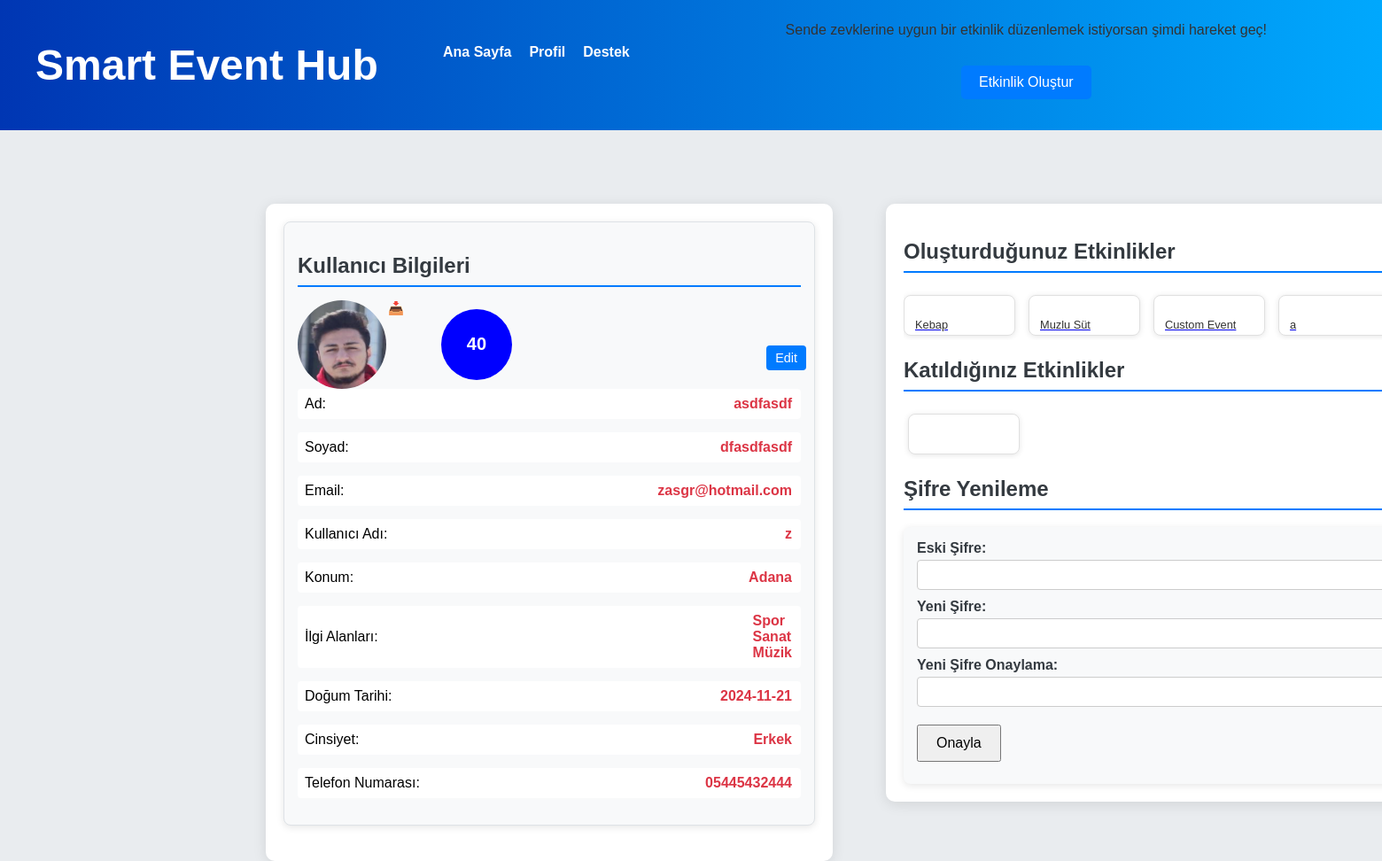
Screenshot of /profile (signed in) with the database file from the repository.
### tables this page shows
CREATE TABLE users (
        ID INTEGER PRIMARY KEY AUTOINCREMENT,
        username TEXT NOT NULL UNIQUE,
        password TEXT NOT NULL,
        email TEXT NOT NULL UNIQUE,
        location TEXT NOT NULL,
        interests TEXT NOT NULL,
        first_name TEXT NOT NULL,
        last_name TEXT NOT NULL,
        birth_date TEXT NOT NULL,
        gender TEXT NOT NULL,
        phone_number TEXT NOT NULL UNIQUE,
        profile_photo TEXT NOT NULL,
        status TEXT NOT NULL DEFAULT 'user'
    );

CREATE TABLE events (
        ID INTEGER PRIMARY KEY AUTOINCREMENT,
        event_name TEXT NOT NULL,
        description TEXT NOT NULL,
        startDate TEXT NOT NULL,
        finishDate TEXT NOT NULL,
        startTime TEXT NOT NULL,
        finishTime TEXT NOT NULL,
        duration TEXT NOT NULL,
        city TEXT NOT NULL,        
        address TEXT NOT NULL,        
        category TEXT NOT NULL,
        creator_username TEXT NOT NULL,
        isApproved BOOLEAN DEFAULT FALSE NOT NULL
    );

### app.py (the view)
@app.route('/profile')
def profile():
    user_data = session.get('user')
    if user_data:
        print(f"User Data: {user_data}")
        interests = user_data.get('interests', [])
        if isinstance(interests, list):
            interests_list = interests
        else:
            interests_list = interests.split(', ') if interests else []
        username = user_data.get('username')
        user_events = get_created_events_by_username(username)
        attended_events = get_user_events(get_user_id_by_username(username))
        user_score = get_user_score(get_user_id_by_username(username))
        return render_template('userProfile.html', user=user_data, interests=interests_list, user_events=user_events, attended_events = attended_events, score=user_score)
    else:
        flash('Lütfen önce giriş yapın!')
        return redirect(url_for('login_form'))

### database.py (called while the page is built)
def get_db_connection():
    conn = sqlite3.connect(DATABASE)
    conn.row_factory = sqlite3.Row
    return conn

def get_user_score(user_id):
    conn = sqlite3.connect(DATABASE)
    cursor = conn.cursor()
    try:
        cursor.execute('''
            SELECT points FROM scores
            WHERE user_ID = ?
        ''', (user_id,))
        result = cursor.fetchone()
        if result:
            return result[0]
        else:
            return 0
    except Exception as e:
        print(f"Bir hata oluştu: {e}")
        return None
    finally:
        conn.close()

def get_user_id_by_username(username):
    conn = sqlite3.connect(DATABASE)
    cursor = conn.cursor()
    cursor.execute("SELECT ID FROM users WHERE username = ?", (username,))
    user = cursor.fetchone()
    if user:
        return user[0]
    else:
        return None
    conn.close()

def get_created_events_by_username(username):
    conn = get_db_connection()
    cursor = conn.cursor()
    cursor.execute('''
        SELECT * FROM events WHERE creator_username = ?
    ''', (username,))
    events = cursor.fetchall()
    conn.close()
    return events

### templates/userProfile.html (shortened to what this page needs)
<!DOCTYPE html>
<html lang="tr">
<head>
    <link rel="stylesheet" href="{{ url_for('static', filename='css/user_style.css') }}">
</head>
<body>
        {% include 'header.html' %}
        <div class="info-container">
        <section class="user-info">
            <h2>Kullanıcı Bilgileri</h2>
            <button class="edit" onclick="redirectToEditProfile()">Edit</button>
            <div class="user-details">
                <div class="profile-picture-container">
                    <img src="{{ url_for('static', filename=user.profile_photo) }}" alt="Profil Fotoğrafı" class="profile-picture">
                    <button class="update-picture-btn" onclick="triggerFileInput()">📥</button>
                    <div class="rating-circle">
                        <span class="rating-text"> {{ score }} </span>
                    </div>
                </div>
                <div class="user-details">
                    <div class="user-info-item">
                        <p>Ad: <span class="highlight" id="first-name">{{ user.first_name }}</span></p>
                    </div>
                    <div class="user-info-item">
                        <p>Soyad: <span class="highlight" id="last-name">{{ user.last_name }}</span></p>
                    </div>
                    <div class="user-info-item">
                        <p>Email: <span class="highlight " id="email">{{ user.email }}</span></p>
                    </div>
                    <div class="user-info-item">
                        <p>Kullanıcı Adı: <span class="highlight" id="username">{{ user.username }}</span></p>
                    </div>
                    <div class="user-info-item">
                        <p>Konum: <span class="highlight" id="location">{{ user.location }}</span></p>
                    </div>
                    <div class="user-info-item">
                    <p>İlgi Alanları:
                    <span class="highlight" id="interests-display">
                        {% for interest in interests %}
                            {{ interest }}<br>
                        {% endfor %}
                    </span>
                </p>
                    </div>
                    <div class="user-info-item">
                        <p>Doğum Tarihi: <span class="highlight" id="birth-date">{{ user.birthday }}</span></p>
                    </div>
                    <div class="user-info-item">
                        <p>Cinsiyet: <span class="highlight" id="gender">{{ user.gender }}</span></p>
                    </div>
                    <div class="user-info-item">
                        <p>Telefon Numarası: <span class="highlight" id="phone-number">{{ user.phone_number }}</span></p>
                    </div>
                </div>
            </div>
        </section>
    </div>
    <div class="event-container">
        <h2>Oluşturduğunuz Etkinlikler</h2>
            <div class="event-list">
                {% for event in user_events %}
                    <a href="{{ url_for('event_detail', event_id=event.id) }}" class="link">
                        <div class="event-card">
                                <h3 class="event-title">{{ event['event_name'] }}</h3>
                        </div>
                    </a>
                {% else %}
                    <p>Oluşturduğunuz bir etkinlik bulunmamaktadır.</p>
                {% endfor %}
            </div>
        <h2>Katıldığınız Etkinlikler</h2>
                <div class="event-list">
                {% for event in attended_events %}
                    <a href="{{ url_for('event_detail', event_id=event.id) }}" class="link">
                        <div class="event-card">
                        </div>
                    </a>
                {% else %}
                    <p>Katıldığınız bir etkinlik bulunmamaktadır.</p>
                {% endfor %}
            </div>
        <h2>Şifre Yenileme</h2>
        <div class="password-reset">
            <div>
                <label for="old-password">Eski Şifre:</label>
                <input type="password" id="old-password" name="old-password">
            </div>
            <div>
                <label for="new-password">Yeni Şifre:</label>
                <input type="password" id="new-password" name="new-password">
            </div>
            <div>
                <label for="confirm-new-password">Yeni Şifre Onaylama:</label>
                <input type="password" id="confirm-new-password" name="confirm-new-password">
            </div>
            <div>
                <button class="resetPassword" onclick="resetPassword()">Onayla</button>
            </div>
        </div>
    </div>
</body>
</html>

### static/css/user_style.css (style rules this page uses)
body { font-family: 'Arial', sans-serif; background-color: #e9ecef; margin: 0; padding: 15px; }
.info-container, .event-container { width: 600px; margin: 30px auto; padding: 20px; background-color: #ffffff; border-radius: 10px; box-shadow: 0 3px 15px rgba(0, 0, 0, 0.1); position: absolute; }
.info-container { top: 200px; left: 300px; }
.event-container { top: 200px; left: 1000px; }
.user-info { margin-bottom: 20px; padding: 15px; border-radius: 8px; background-color: #f8f9fa; border: 1px solid #dee2e6; box-shadow: 0 2px 8px rgba(0, 0, 0, 0.1); }
.user-info h2 { color: #343a40; font-size: 1.5em; border-bottom: 2px solid #007bff; padding-bottom: 8px; margin-bottom: 15px; }
.user-info p { display: flex; justify-content: space-between; align-items: center; margin: 8px 0; padding: 8px; background: #ffffff; border-radius: 4px; transition: background-color 0.3s; }
.highlight { font-weight: bold; color: #dc3545; }
h2 { color: #343a40; font-size: 1.5em; border-bottom: 2px solid #007bff; padding-bottom: 8px; }
.edit { position: absolute; top: 150px; right: 30px; padding: 6px 10px; background-color: #007bff; color: white; border: none; border-radius: 4px; cursor: pointer; font-size: 0.9em; transition: background-color 0.3s; }
.password-reset { background-color: #f8f9fa; border-radius: 8px; padding: 15px; box-shadow: 0 2px 8px rgba(0, 0, 0, 0.1); margin-top: 15px; }
.password-reset div { margin-bottom: 10px; }
.password-reset label { display: block; margin-bottom: 4px; font-weight: bold; color: #343a40; }
.password-reset input[type="password"] { width: 100%; padding: 8px; border: 1px solid #ccc; border-radius: 4px; font-size: 0.9em; transition: border-color 0.3s; }
.profile-picture-container { display: flex; align-items: center; gap: 10px; }
.profile-picture { width: 100px; height: 100px; border-radius: 50%; }
.update-picture-btn { padding: 6px 12px; background-color: rgba(0, 0, 0, 0); color: white; border: none; border-radius: 4px; cursor: pointer; font-size: 0.9em; transition: background-color 0.3s; position: relative; top: -45px; right: 20px; }
.user-info-item { display: flex; justify-content: space-between; align-items: center; margin-bottom: 15px; width: 100%; }
.user-info-item p { margin: 0; flex-grow: 1; padding-right: 10px; }
button { padding: 10px 20px; font-size: 1em; margin-top: 10px; }
.user-info-item p { margin: 0; }
.event-list { display: flex; overflow-x: auto; gap: 15px; padding: 5px; margin-top: 10px; scroll-snap-type: x mandatory; }
.event-card { background-color: #ffffff; border: 1px solid #e0e0e0; border-radius: 8px; padding: 12px; box-shadow: 0 1px 6px rgba(0, 0, 0, 0.1); transition: box-shadow 0.3s ease, transform 0.3s ease; flex-shrink: 0; width: 100px; height: 20px; scroll-snap-align: start; }
.event-title { font-size: .8em; font-weight: 500; color: #333; margin-bottom: 8px; line-height: 1.3; }
.rating-circle { background-color: #0000FF; color: white; width: 80px; height: 80px; border-radius: 50%; display: flex; align-items: center; justify-content: center; font-weight: bold; font-size: 20px; position: relative; }

### static/css/header_style.css (style rules this page uses)
body, html { margin: 0; padding: 0; width: 100%; height: 100%; }

### rows the page displays
users: last_name "dfasdfasdf", email "zasgr@hotmail.com", gender "Erkek"
events: event_name "Kebap"
events: event_name "Muzlu Süt"
events: event_name "Custom Event"
events: event_name "a"

### other values shown
{{ score }} "40"
{{ user.first_name }} "asdfasdf"
{{ user.username }} "z"
{{ user.location }} "Adana"
{{ interest }} "Spor" "Sanat" "Müzik"
{{ user.birthday }} "2024-11-21"
{{ user.phone_number }} "05445432444"
